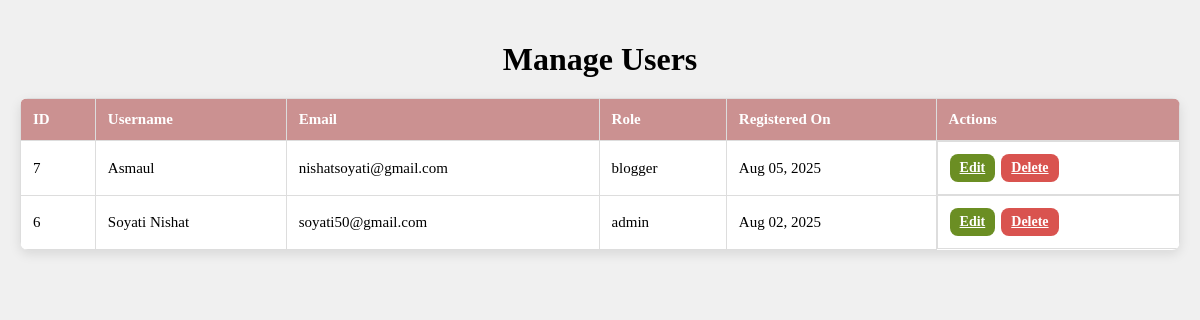
Before: /admin/manage-users.php (signed in) with the older database file.
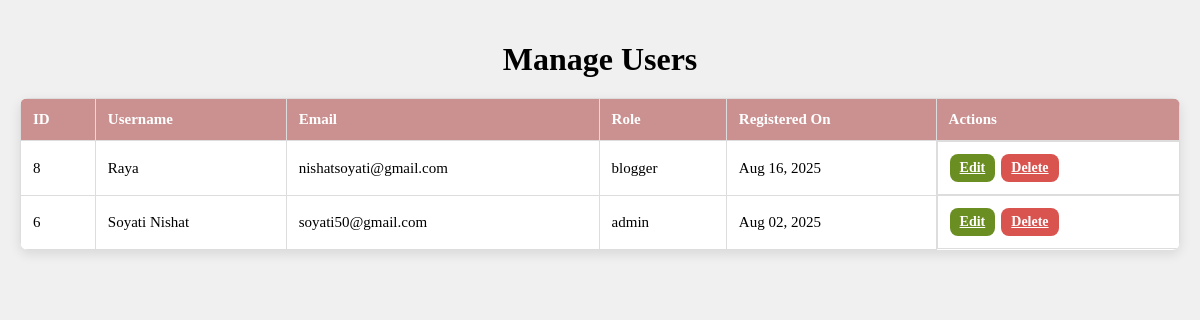
After: the same page with the newer database file.
### tables this page shows
CREATE TABLE `users` (
  `id` int(11) NOT NULL,
  `fullname` varchar(100) DEFAULT NULL,
  `username` varchar(50) NOT NULL,
  `email` varchar(100) NOT NULL,
  `password` varchar(255) NOT NULL,
  `role` enum('admin','blogger','reader') DEFAULT 'reader',
  `bio` text DEFAULT NULL,
  `profile_image` varchar(255) DEFAULT NULL,
  `created_at` timestamp NOT NULL DEFAULT current_timestamp()
);

### admin/manage-users.php (the view, shortened to what this page needs)
<?php
include '../php/config.php';
$sqlUsers = "SELECT id, username, email, role, created_at FROM users ORDER BY created_at DESC";
$resultUsers = $conn->query($sqlUsers);
?>
<!DOCTYPE html>
<html lang="en">
<head>
</head>
<body>
<h1>Manage Users</h1>
<div class="table-container">
<?php if ($resultUsers->num_rows > 0): ?>
<table>
  <thead>
    <tr>
      <th>ID</th>
      <th>Username</th>
      <th>Email</th>
      <th>Role</th>
      <th>Registered On</th>
      <th>Actions</th>
    </tr>
  </thead>
  <tbody>
    <?php while ($user = $resultUsers->fetch_assoc()): ?>
    <tr>
      <td><?= htmlspecialchars($user['id']) ?></td>
      <td><?= htmlspecialchars($user['username']) ?></td>
      <td><?= htmlspecialchars($user['email']) ?></td>
      <td><?= htmlspecialchars($user['role']) ?></td>
      <td><?= date("M d, Y", strtotime($user['created_at'])) ?></td>
      <td class="actions">
        <a class="btn btn-edit" href="edit-user.php?id=<?= $user['id'] ?>">Edit</a>
        <a class="btn btn-delete" href="delete-user.php?id=<?= $user['id'] ?>" onclick="return confirm('Are you sure you want to delete this user?');">Delete</a>
      </td>
    </tr>
    <?php endwhile; ?>
  </tbody>
</table>
<?php else: ?>
<p style="text-align:center;">No users found.</p>
<?php endif; ?>
</div>
</body>
</html>

Changed rows visible on the page:
removed users: id "7", username "Asmaul", email "nishatsoyati@gmail.com", role "blogger", created_at "Aug 05, 2025"
added users: id "8", username "Raya", email "nishatsoyati@gmail.com", role "blogger", created_at "Aug 16, 2025"
